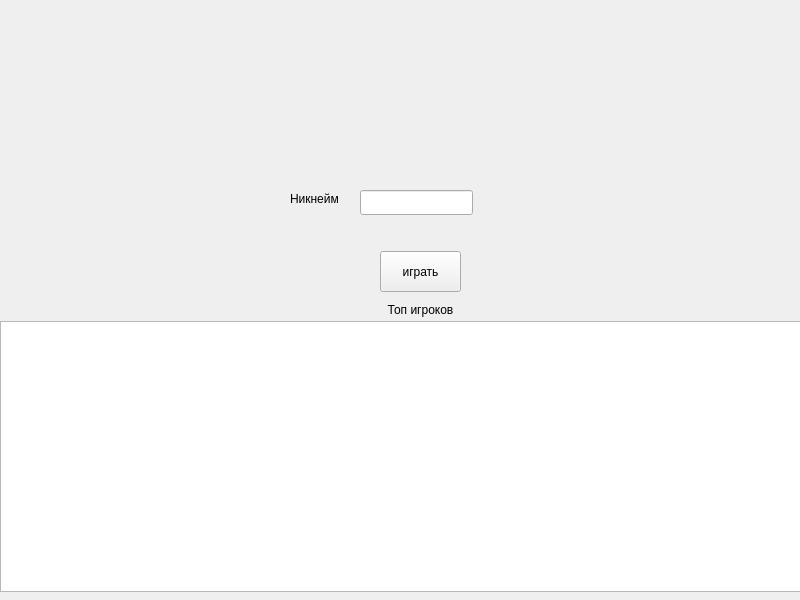
<?xml version="1.0" encoding="UTF-8"?>
<ui version="4.0">
 <class>MainWindow</class>
 <widget class="QMainWindow" name="MainWindow">
  <property name="geometry">
   <rect>
    <x>0</x>
    <y>0</y>
    <width>800</width>
    <height>600</height>
   </rect>
  </property>
  <property name="windowTitle">
   <string>MainWindow</string>
  </property>
  <widget class="QWidget" name="centralwidget">
   <widget class="QPushButton" name="piano_cl">
    <property name="geometry">
     <rect>
      <x>380</x>
      <y>251</y>
      <width>81</width>
      <height>41</height>
     </rect>
    </property>
    <property name="text">
     <string>играть</string>
    </property>
   </widget>
   <widget class="QLineEdit" name="player_name_ent">
    <property name="geometry">
     <rect>
      <x>360</x>
      <y>190</y>
      <width>113</width>
      <height>25</height>
     </rect>
    </property>
   </widget>
   <widget class="QLabel" name="label">
    <property name="geometry">
     <rect>
      <x>290</x>
      <y>190</y>
      <width>67</width>
      <height>17</height>
     </rect>
    </property>
    <property name="text">
     <string>Никнейм</string>
    </property>
   </widget>
   <widget class="QTextBrowser" name="textBrowser">
    <property name="geometry">
     <rect>
      <x>0</x>
      <y>321</y>
      <width>801</width>
      <height>271</height>
     </rect>
    </property>
   </widget>
   <widget class="QLabel" name="label_2">
    <property name="geometry">
     <rect>
      <x>380</x>
      <y>300</y>
      <width>81</width>
      <height>20</height>
     </rect>
    </property>
    <property name="text">
     <string>&lt;html&gt;&lt;head/&gt;&lt;body&gt;&lt;p align=&quot;center&quot;&gt;&lt;span style=&quot; font-size:9pt;&quot;&gt;Топ игроков&lt;/span&gt;&lt;/p&gt;&lt;/body&gt;&lt;/html&gt;</string>
    </property>
   </widget>
  </widget>
 </widget>
 <resources/>
 <connections/>
</ui>
